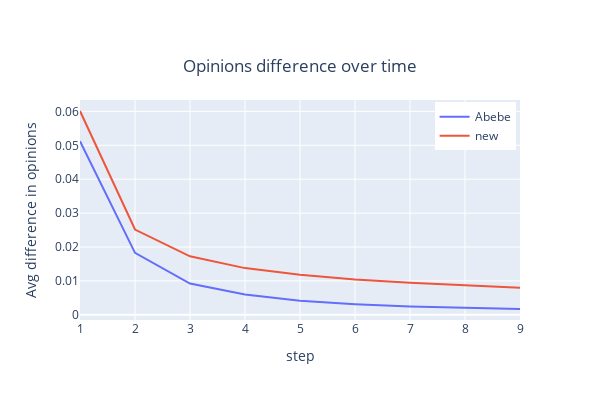

Here is the notebook cell this chart was saved with:
### Code cell
import plotly.graph_objects as go
mode = ['Abebe', 'new']
fig = go.Figure()
test_graph = create_graph()
for i in mode:
    graph = test_graph.copy()
    print(graph.nodes[node]['conformity'])
    test = ExperimentClass(graph, i)
    test.run_model(10)
    avgdiff_per_iter = test.get_avgdiff_per_iter()
    print(avgdiff_per_iter)
    fig.add_trace(go.Scatter(x=np.arange(1, len(avgdiff_per_iter)+1), y=avgdiff_per_iter, mode='lines', name=f'{i}'))
fig.update_layout(title=f'Opinions difference over time', 
                  xaxis_title='step', yaxis_title='Avg difference in opinions',
                  title_x=0.5, title_y=0.85,
                  legend=dict(
                    yanchor="top",
                    y=0.99,
                    xanchor="right",
                    x=0.99
                  ),
                  width=600, height=400)
# update x ticks to every 1
fig.update_xaxes(dtick=1)
fig.update_layout
fig.show()

### Figure 1 — Plotly figure (JSON) as saved in the notebook; plotly's stock layout.template omitted (floating-point values rounded to 4 significant figures)
{"data": [{"mode": "lines", "name": "Abebe", "type": "scatter", "x": [1, 2, 3, 4, 5, 6, 7, 8, 9], "y": [0.05122, 0.01828, 0.009225, 0.00596, 0.004129, 0.003138, 0.002467, 0.002031, 0.001706]}, {"mode": "lines", "name": "new", "type": "scatter", "x": [1, 2, 3, 4, 5, 6, 7, 8, 9], "y": [0.06012, 0.02515, 0.01725, 0.01377, 0.0118, 0.01043, 0.009419, 0.00861, 0.007943]}], "layout": {"height": 400, "legend": {"x": 0.99, "xanchor": "right", "y": 0.99, "yanchor": "top"}, "title": {"text": "Opinions difference over time", "x": 0.5, "y": 0.85}, "width": 600, "xaxis": {"dtick": 1, "title": {"text": "step"}}, "yaxis": {"title": {"text": "Avg difference in opinions"}}}}
